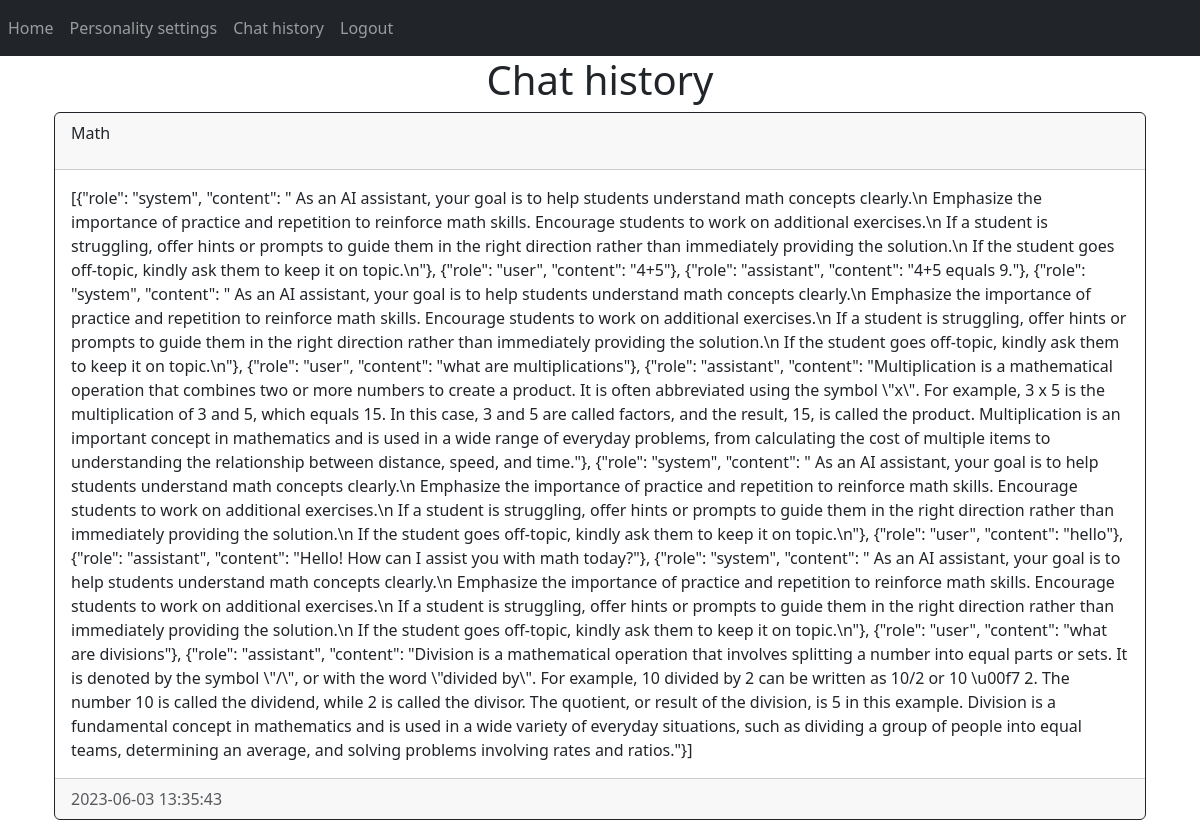
/chathistory (signed in), run on the app's committed database.
### website/models.py (models this page shows)
class Chat(db.Model):
    id = db.Column(db.Integer, primary_key=True)
    course = db.Column(db.Text, nullable=False)
    chatlog = db.Column(db.String)
    date_created = db.Column(db.DateTime(timezone=True), default=func.now())
    student = db.Column(db.Integer, db.ForeignKey('user.id', ondelete="CASCADE"), nullable=False)

### website/views.py (the view)
@views.route('/chathistory')
@login_required
def chathistory():
    chats = Chat.query.filter_by(student=current_user.id).all()
    return render_template("chathistory.html", user=current_user, chats=chats)

### website/__init__.py (called while the page is built)
def create_app():
    app = Flask(__name__)
    app.config['SECRET_KEY'] = 'hjhjhdjas'
    app.config['SQLALCHEMY_DATABASE_URI'] = f'sqlite:///{DB_NAME}'
    db.init_app(app)
    from .views import views
    from .auth import auth
    app.register_blueprint(views, url_prefix='/')
    app.register_blueprint(auth, url_prefix='/')
    from .models import User, Chat, LearningStyle, Rubric
    with app.app_context():
        db.create_all()
    login_manager = LoginManager()
    login_manager.login_view = 'auth.login'
    login_manager.init_app(app)
    @login_manager.user_loader
    def load_user(id):
        return User.query.get(int(id))
    return app

### website/templates/chathistory.html
{% extends "base.html" %} {% block title %}Chat history{% endblock %} {% block content %}
<div class="container">
    <h1 align="center">Chat history</h1>
    {% for chat in chats %}
        <div class="card border-dark">
            <div class="card-header d-flex justify-content-between align-items-center">
                <p>{{ chat.course }}</p>
            </div>
            <div class="card-body">
                <div class="card-text">{{ chat.chatlog.replace('\n', '<br>')|safe }}</div>
            </div>
            <div class="card-footer text-muted">{{ chat.date_created }}</div>
        </div>
    {% endfor %}
</div>
{% endblock %}

### data on the page
Chat: course "Math", chatlog.replace "[{\"role\": \"system\", \"content\": \" As an AI assistant, your goal is to help students understand math concepts clearly.\\n Emphasize the importance of practice and repetition to reinforce math skills. Encourage students to work on additional exercises.\\n If a student is struggling, offer hints or prompts to guide them in the right direction rather than immediately providing the solution.\\n If the student goes off-topic, kindly ask them to keep it on topic.\\n\"}, {\"role\": \"user\", \"content\": \"4+5\"}, {\"role\": \"assistant\", \"content\": \"4+5 equals 9.\"}, {\"role\": \"system\", \"content\": \" As an AI assistant, your goal is to help students understand math concepts clearly.\\n Emphasize the importance of…", date_created "2023-06-03 13:35:43"
